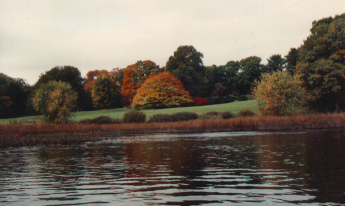
#> input picture Image Prossessing/practical work/TP1/images/autumn.tif, 345 x 206 px
$ jupyter execute tp.ipynb
#> lines starting #> are read from the running program, lines starting #| are printed output that depends on the picture
-- Rehaussement du contraste :

Transfertnation par étiretnent d 'histogramme
Avant de s'attaquer å I'étirelnent de I •histogramme d'une image, regardons tout d'abords
comment calculer un histogramme d' une Image Pour cela on utiliser la fonction list
de cv2 qui prend l'image onginale, canal (RGB), le masque (None), le nombre d'mtervalles
(bins = 256), et l'intervalle de pixel en paramétres.

### 7. Tracer l'histogramme d'une image couleur. Prenez par exemple l'image autumn.tif

[cell 1]
import cv2
import numpy as np
import matplotlib.pyplot as plt


# Load the color image
image_path = "./images/autumn.tif"
image = cv2.imread(image_path)
#> image is the input picture: shape (206, 345, 3); mean B, G, R 98.9, 110.2, 119.7

# Convert the image to RGB format
image_rgb = cv2.cvtColor(image, cv2.COLOR_BGR2RGB)

# Calculate the histogram for each color channel
histogram_red = cv2.calcHist([image_rgb], [0], None, [256], [0, 256])
#> histogram_red = 256 values, max 2414 at index 234, min 0 at index 0, mean 277.6
histogram_green = cv2.calcHist([image_rgb], [1], None, [256], [0, 256])
#> histogram_green = 256 values, max 3405 at index 229, min 0 at index 0, mean 277.6
histogram_blue = cv2.calcHist([image_rgb], [2], None, [256], [0, 256])
#> histogram_blue = 256 values, max 5361 at index 30, min 0 at index 0, mean 277.6

# Plot the histograms
plt.figure(figsize=(10, 5))
plt.plot(histogram_red, color='red', label='Red')
plt.plot(histogram_green, color='green', label='Green')
plt.plot(histogram_blue, color='blue', label='Blue')
plt.title('Color Image Histogram')
plt.xlabel('Pixel Value')
plt.ylabel('Frequency')
plt.legend()
plt.show()
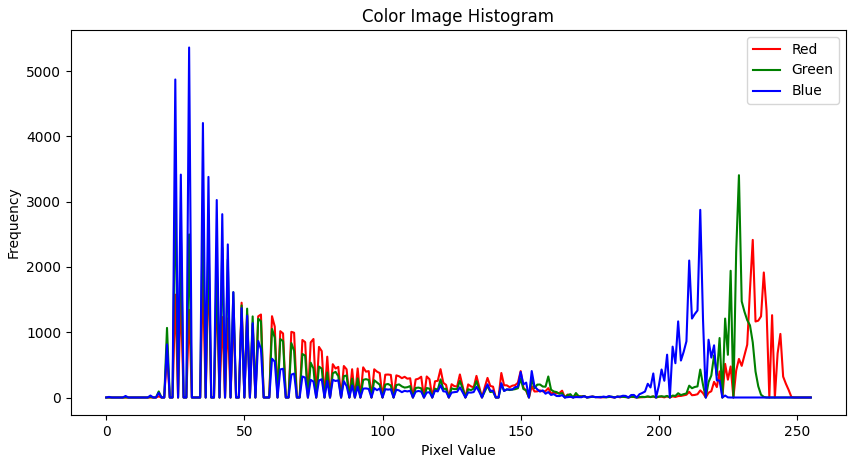
#> figure drawn by matplotlib, 1 panel; curve peaks at x = 234, y = 2414; curve peaks at x = 229, y = 3405; curve peaks at x = 30, y = 5361

The histogram associated with an image with relatively good exposure presents a distribution of pixels across the entire intensity range [0, 255]. To correct exposure-related defects in an image, it is sufficient to stretch its histogram. The objective is to extend the values of gray levels of the underexposed image, predominantly distributed in a sub-interval [Imin, Imax] where Imin = 10 and Imax = 255, to the entire available range.

This transformation can be done linearly or non-linearly. In the simple linear case, the value of each pixel is replaced by the result of the formula below.

$
                                    \text{{NewPixelValue}} = \frac{{\text{{PixelValue}} - \text{{Imin}}}}{{\text{{Imax}} - \text{{Imin}}}} \times (\text{{255}} )
$

ou bien l'axe des abscisses (x, y) et l'axe des ordonnées (x, y) respectivement dans
un espace 2D exposé à la lumière.
Les valeurs de x et y représentent les coordonnées des pixels,
et on peut déplacer un pixel en changeant ses coordonnées
dans cet espace.

### 8. Réaliser une fonction permettant d'étirer (Contrast Stretching) une image par une transformation linéaire (utilisation de LUT par exemple)

[cell 2]
def changeContrastOptimized(imgMat):
    max_val = np.max(imgMat)
    min_val = np.min(imgMat)
    lut = np.array([(255 / (max_val - min_val)) * (i - min_val) for i in range(256)])
    new_img = lut[imgMat]
    return new_img

[cell 3]
# Load the image
image_path = "./images/autumn.tif"
image = cv2.imread(image_path, cv2.IMREAD_GRAYSCALE)
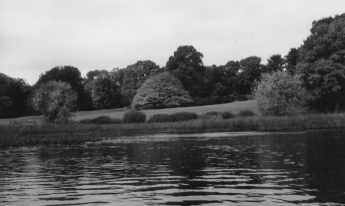
#> image: shape (206, 345); min 19, max 239, mean 111.7

# Apply the changeContrastOptimized function
new_image = changeContrastOptimized(image)
#> in changeContrastOptimized, `max_val = np.max(imgMat)`: max_val = 239
#> in changeContrastOptimized, `min_val = np.min(imgMat)`: min_val = 19
#> in changeContrastOptimized, `lut = np.array([(255 / (max_val - min_val)) * (i - min_val) for i in r..`: lut = 256 values from -22.02 to 273.5

# Display the original and modified images
plt.figure(figsize=(10, 5))
plt.subplot(1, 2, 1)
plt.imshow(image, cmap='gray')
plt.title('Original Image')
plt.axis('off')
plt.subplot(1, 2, 2)
plt.imshow(new_image, cmap='gray')
plt.title('Modified Image')
plt.axis('off')
plt.tight_layout()
plt.show()
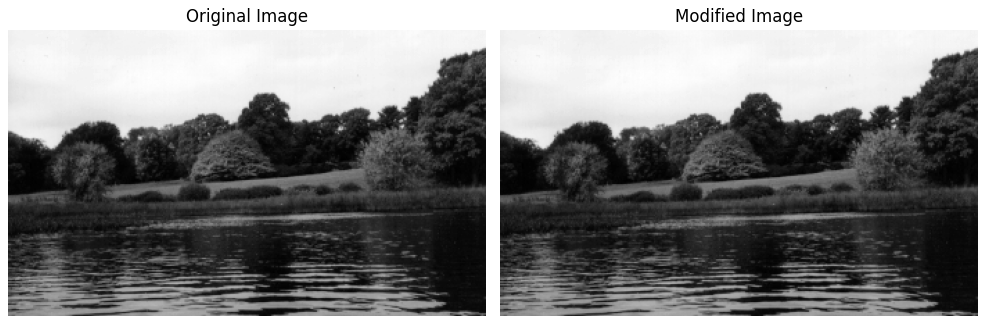
#> figure drawn by matplotlib, 2 panels

Appliquer cette transformation sur les images en niveaux de gris cameraman.tif et autumn.tif pour améliorer le contraste et l'apparence de chaque image.

[cell 4]
# Load the images
cameraman_path = "./images/cameraman.tif"
autumn_path = "./images/circuit.tif"
cameraman_image = cv2.imread(cameraman_path, cv2.IMREAD_GRAYSCALE)
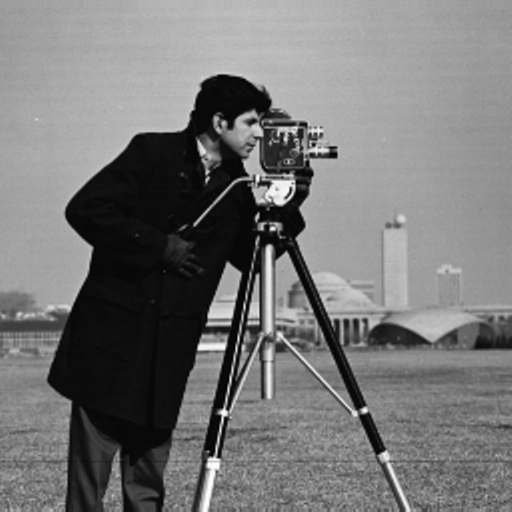
#> input picture Image Prossessing/practical work/TP1/images/cameraman.tif, 512 x 512 px
#> cameraman_image is the input picture: shape (512, 512); min 0, max 255, mean 118.3
autumn_image = cv2.imread(autumn_path, cv2.IMREAD_GRAYSCALE)
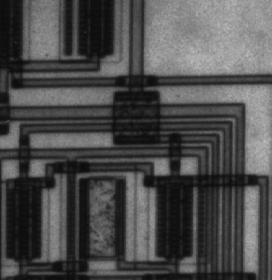
#> input picture Image Prossessing/practical work/TP1/images/circuit.tif, 272 x 280 px
#> autumn_image is the input picture: shape (280, 272); min 12, max 191, mean 76.3

# Apply the contrast stretching transformation
cameraman_stretched = changeContrastOptimized(cameraman_image)
autumn_stretched = changeContrastOptimized(autumn_image)
#> in changeContrastOptimized (call 3), `max_val = np.max(imgMat)`: max_val = 191
#> in changeContrastOptimized (call 3), `min_val = np.min(imgMat)`: min_val = 12
#> in changeContrastOptimized (call 3), `lut = np.array([(255 / (max_val - min_val)) * (i - min_val) for i in r..`: lut = 256 values from -17.09 to 346.2
#> in changeContrastOptimized (call 3), `new_img = lut[imgMat]`:
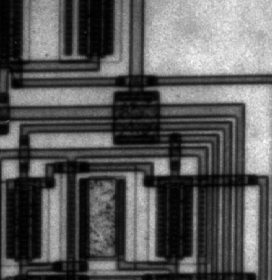
#> new_img: shape (280, 272) float64; min 0, max 255, mean 91.5

# Display the original and modified images
plt.figure(figsize=(10, 5))
plt.subplot(2, 2, 1)
plt.imshow(cameraman_image, cmap='gray')
plt.title('Original Cameraman Image')
plt.axis('off')
plt.subplot(2, 2, 2)
plt.imshow(cameraman_stretched, cmap='gray')
plt.title('Contrast Stretched Cameraman Image')
plt.axis('off')
plt.subplot(2, 2, 3)
plt.imshow(autumn_image, cmap='gray')
plt.title('Original Autumn Image')
plt.axis('off')
plt.subplot(2, 2, 4)
plt.imshow(autumn_stretched, cmap='gray')
plt.title('Contrast Stretched Autumn Image')
plt.axis('off')
plt.tight_layout()
plt.show()

-- Egalisation d'histogramme

 L'égalisation d'histogramme est utilisée pour ajuster le contraste d'une image. Nous traçons d'abord l'histogramme de la distribution de l'intensité des pixels. Ensuite, nous modifions cette fonction de probabilité et l'associons à chaque pixel de l'image. L'égalisation d'histogramme donne une tendance linéaire à cette fonction. Nous devons utiliser une image en niveaux de gris pour effectuer l'égalisation d'histogramme. La fonction cv2.equalizeHist est utilisée pour l'égalisation d'histogramme.

### 10 . Réaliser une fonction permettant d'égaliser l'histogramme d'une image en niveaux de gris puis afficher l'image originale et l'image égalisée.

[cell 5]
def equalize_histogram(image):
    # Convert the image to grayscale if it's not already
    if len(image.shape) > 2:
        image = cv2.cvtColor(image, cv2.COLOR_BGR2GRAY)

    # Equalize the histogram
    equalized_image = cv2.equalizeHist(image)
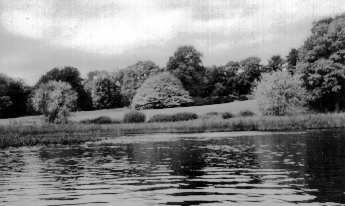
#> equalized_image: shape (206, 345); min 0, max 255, mean 128.8

    return equalized_image

# Load the grayscale image
image_path = "./images/autumn.tif"
image = cv2.imread(image_path, cv2.IMREAD_GRAYSCALE)

# Equalize the histogram
equalized_image = equalize_histogram(image)

# Display the original and equalized images
plt.figure(figsize=(10, 5))
plt.subplot(1, 2, 1)
plt.imshow(image, cmap='gray')
plt.title('Original Image')
plt.axis('off')
plt.subplot(1, 2, 2)
plt.imshow(equalized_image, cmap='gray')
plt.title('Equalized Image')
plt.axis('off')
plt.tight_layout()
plt.show()
